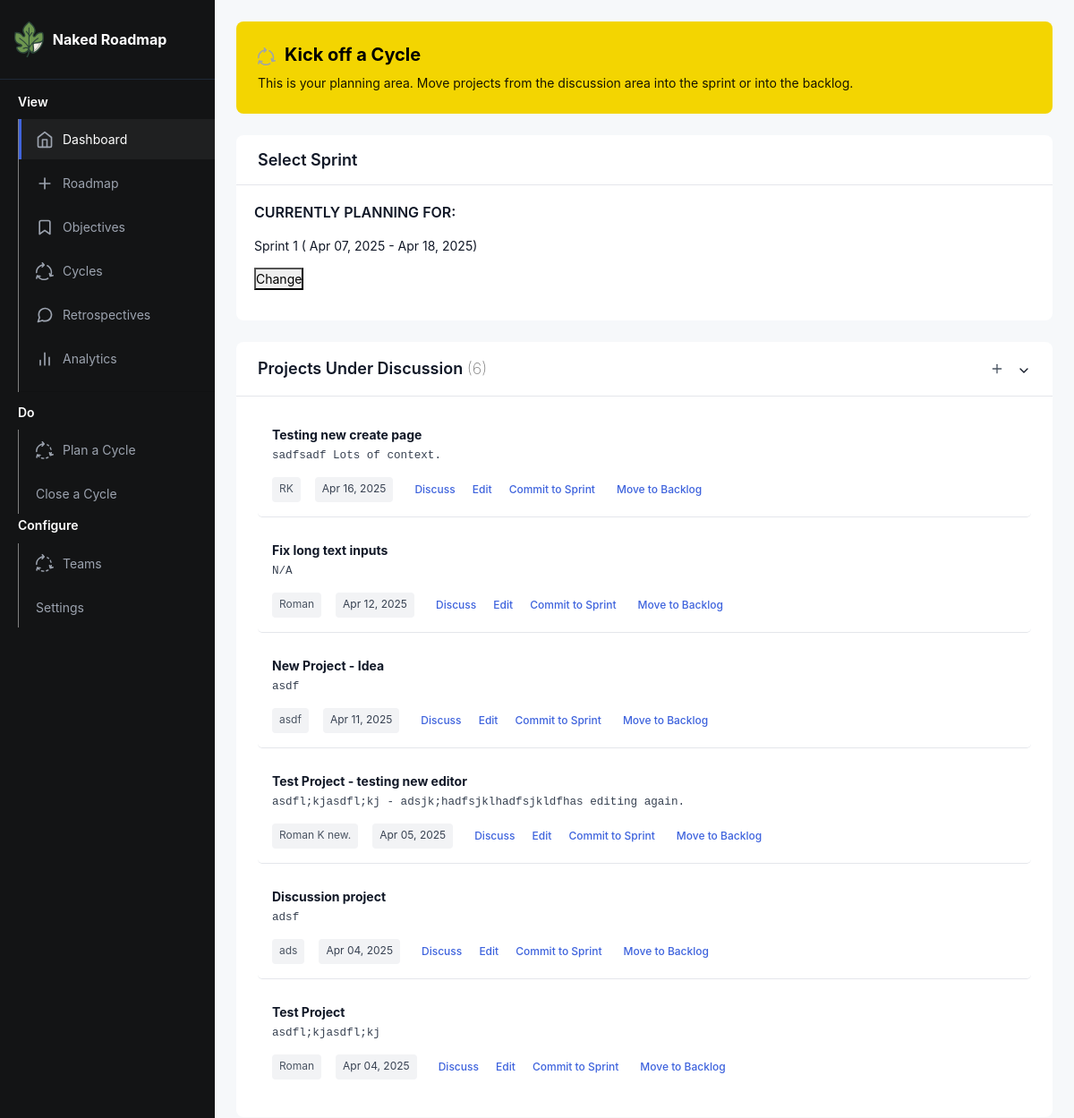
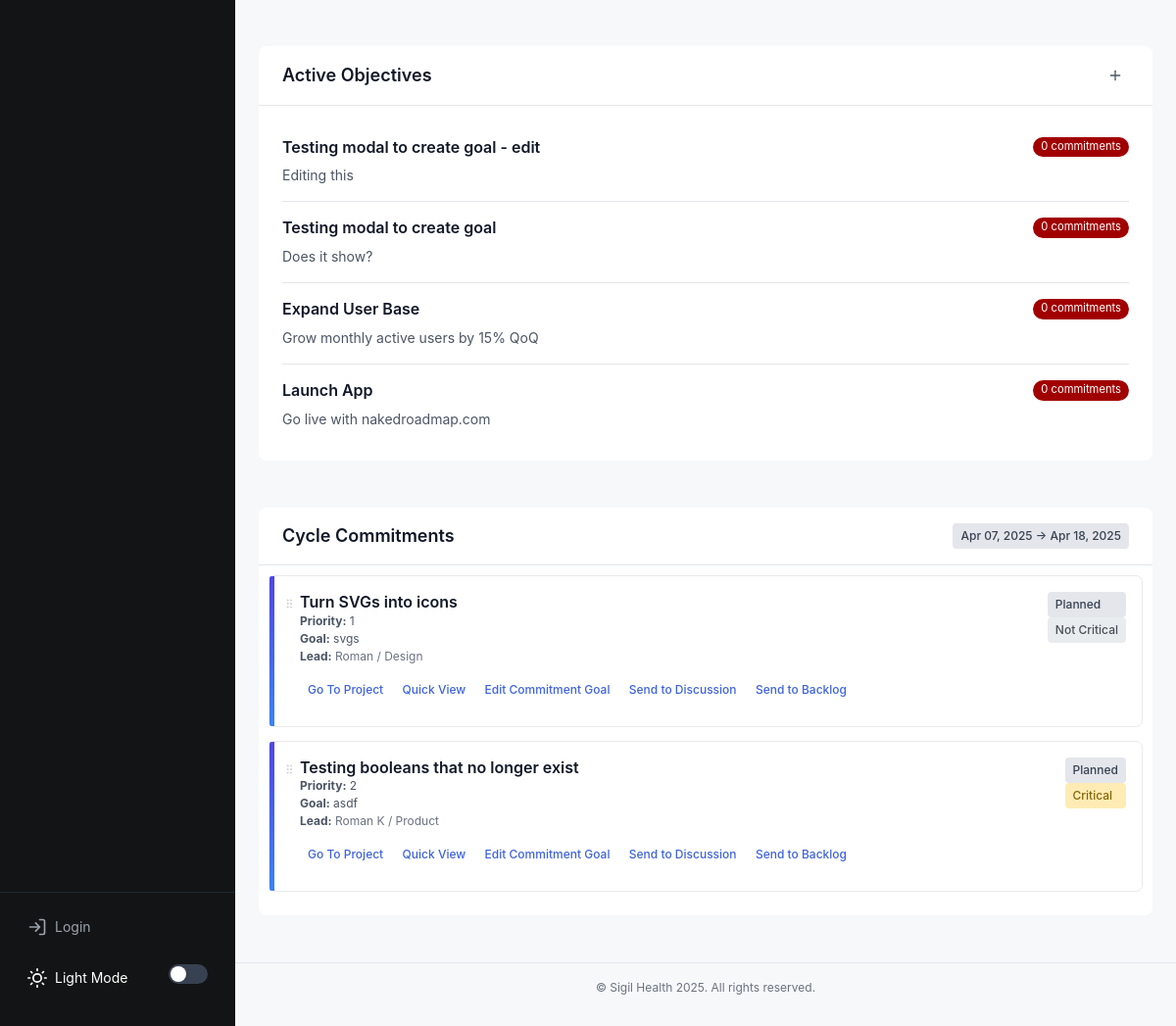
Screenshot of /planning/cycle/2 with the database file from the repository (2 pictures, top to bottom).
### app/models.py (models this page shows, shortened)
class Sprint(db.Model):
    id: so.Mapped[int] = so.mapped_column(primary_key=True)
    created: so.Mapped[datetime] = so.mapped_column(index=True, default=lambda: datetime.now(timezone.utc))
    title: so.Mapped[str] = so.mapped_column(sa.TEXT())
    date_start: so.Mapped[date] = so.mapped_column(index=True)
    date_end: so.Mapped[date] = so.mapped_column(index=True)
    goals: so.Mapped[str] = so.mapped_column(sa.TEXT(), nullable=True)
    status: so.Mapped[str] = so.mapped_column(sa.TEXT(), nullable=True)

class Project(db.Model):
    __tablename__ = "project"
    id: so.Mapped[int] = so.mapped_column(primary_key=True)
    name: so.Mapped[str] = so.mapped_column(sa.TEXT())
    created: so.Mapped[datetime] = so.mapped_column(index=True, default=lambda: datetime.now(timezone.utc))
    dri: so.Mapped[str] = so.mapped_column(sa.TEXT())
    team: so.Mapped[str] = so.mapped_column(sa.TEXT())
    context: so.Mapped[str] = so.mapped_column(sa.TEXT())
    why: so.Mapped[str] = so.mapped_column(sa.TEXT())
    requirements: so.Mapped[str] = so.mapped_column(sa.TEXT())
    launch: so.Mapped[str] = so.mapped_column(sa.TEXT())
    location: so.Mapped[str] = so.mapped_column(sa.TEXT(),  nullable=True, default="discussion")
    type: so.Mapped[str] = so.mapped_column(sa.TEXT(), nullable=True)
    status: so.Mapped[str] = so.mapped_column(sa.TEXT(), nullable=True, default="Active")
    objective_id = db.Column(db.Integer, db.ForeignKey('goal.id'), nullable=True)
    objective = db.relationship('Goal', backref=db.backref('projects', lazy='dynamic'))

class Goal(db.Model):
    __tablename__ = "goal"
    id: so.Mapped[int] = so.mapped_column(primary_key=True)
    created: so.Mapped[datetime] = so.mapped_column(index=True, default=lambda: datetime.now(timezone.utc))
    title: so.Mapped[str] = so.mapped_column(sa.TEXT())
    requested_by: so.Mapped[str] = so.mapped_column(sa.TEXT())
    details: so.Mapped[str] = so.mapped_column(sa.TEXT())
    user_id: so.Mapped[int] = so.mapped_column(sa.ForeignKey(User.id), index=True)
    status: so.Mapped[str] = so.mapped_column(sa.TEXT(), nullable=True, default="Active")
    completed: so.Mapped[datetime] = so.mapped_column(nullable=True)

class SprintProjectMap(db.Model):
    id: so.Mapped[int] = so.mapped_column(primary_key=True)
    added: so.Mapped[datetime] = so.mapped_column(index=True, default=lambda: datetime.now(timezone.utc))
    sprint_id: so.Mapped[int] = so.mapped_column(sa.ForeignKey(Sprint.id), index=True)
    project_id: so.Mapped[int] = so.mapped_column(sa.ForeignKey(Project.id), index=True)
    goal: so.Mapped[str] = so.mapped_column(sa.TEXT(), nullable=True)
    status: so.Mapped[str] = so.mapped_column(sa.TEXT(), default="Planned")
    order: so.Mapped[int] = so.mapped_column(nullable=True, autoincrement=True)
    project = db.relationship("Project", backref="sprint_mappings")
    sprint = db.relationship("Sprint", backref="project_mappings")
    critical: so.Mapped[bool] = so.mapped_column(default=False, nullable=True)

### app/routes.py (the view)
@app.route('/planning/cycle/<int:sprint_id>', methods=['GET'])
def planningStep2CycleSelected(sprint_id):
    projects = (
        Project.query
        .order_by(Project.created.desc())
        .filter(Project.location == "discussion")
        .all()
    )
    goals = (
        db.session.query(
            Goal,
            func.count(SprintProjectMap.id).label('sprint_project_count')
        )
        .outerjoin(Project, Project.objective_id == Goal.id)
        .outerjoin(SprintProjectMap, (SprintProjectMap.project_id == Project.id) &
                                     (SprintProjectMap.sprint_id == sprint_id))
        .filter(Goal.status == 'Active')
        .group_by(Goal.id)
        .order_by(Goal.created.desc())
        .all()
    )
    selectedsprint = (
        Sprint.query
        .filter(Sprint.id == sprint_id)
        .first()
    )
    sprints = (
        Sprint.query
        .filter(Sprint.status != "Completed")
        .order_by(Sprint.date_start.asc())
        .all()
    )
    sprintlog = (
        SprintProjectMap.query
        .filter(SprintProjectMap.sprint_id == sprint_id)
        .order_by(SprintProjectMap.order.asc())
        .all()
    )
    today = datetime.now()
    return render_template(
        'plan-cycle-2.html',
        title='Plan a Cycle',
        projects=projects,
        goals=goals,
        config=Config,
        sprints=sprints,
        sprintlog=sprintlog,
        datetime=datetime,
        today=today,
        selectedsprint=selectedsprint
    )

### app/routes.py (called while the page is built)
@app.context_processor
def inject_csrf_token():
    return dict(csrf_token=generate_csrf())

### app/templates/plan-cycle-2.html (shortened to what this page needs)
{% extends 'base.html' %}
{% block content %}
<div class="welcome-banner">
  <h2><img src="{{ url_for('static', filename='./icons/cycle.svg')}}" style="max-height:20px; margin-right:10px;">Kick off a Cycle</h2>
  <p>This is your planning area. Move projects from the discussion area into the sprint or into the backlog.</p>
</div>
<section class="section cycle-section">
  <div class="section-header collapsible-header" onclick="toggleCycleSection()">
    <h3>Select Sprint</h3>
  </div>
  <div style="padding:20px;">
    <h4>CURRENTLY PLANNING FOR:</h4>
    <p>{{ selectedsprint.title }} ( {{selectedsprint.date_start.strftime('%b %d, %Y')}} - {{selectedsprint.date_end.strftime('%b %d, %Y')}})</p>
    <p><button id="toggleSelectSprint">Change</button>
    </p>
  </div>
</section>
<section class="two-column-section">
  <section class="section discussion-section column-wide section">
    <div class="section-header collapsible-header" onclick="toggleDiscussionSection()">
      <h3>Projects Under Discussion <span style="color:gray; font-weight:200;">({{ projects|selectattr('location', '==', "discussion")|list|length }})</span></h3>
      <div class="header-actions">
        <a href="{{ url_for('createProject') }}" class="btn-icon" title="Add new Goal">
          <svg width="16" height="16" viewBox="0 0 24 24" fill="none" stroke="currentColor" stroke-width="2" stroke-linecap="round" stroke-linejoin="round">
            <line x1="12" y1="5" x2="12" y2="19"></line>
            <line x1="5" y1="12" x2="19" y2="12"></line>
          </svg>
        </a>
        <span class="collapse-icon">
          <svg width="16" height="16" viewBox="0 0 24 24" fill="none" stroke="currentColor" stroke-width="2" stroke-linecap="round" stroke-linejoin="round">
            <polyline points="6 9 12 15 18 9"></polyline>
          </svg>
        </span>
      </div>
    </div>
    <div class="discussion-list" id="discussion-list">
      {% for project in projects|selectattr('location', '==', "discussion")|list %}
      <div class="discussion-item" data-project-id="{{ project.id }}">
        <p><strong>{{ project.name }}</strong><br>
          <span class="discussion-details">{{ project.context }}</span>
        </p>
        <div class="discussion-actions">
          <span class="requester date-badge">{{ project.dri }}</span> <span class="date-badge">{{ project.created.strftime('%b %d, %Y') }}</span>
          <button class="btn-text discuss-btn" data-project-id="{{ project.id }}">Discuss</button>
          <a href="{{ url_for('edit', project_id=project.id) }}" class="btn-icon" title="Edit project"><button class="btn-text">Edit</button></a>
          <button class="btn-text add-to-cycle-btn" data-project-id="{{ project.id }}">Commit to Sprint</button>
          <button class="btn-text move-to-backlog-btn" data-project-id="{{ project.id }}">Move to Backlog</button>
        </div>
      </div>
      {% endfor %}
    </div>
  </section>
  <section class="section discussion-section column-narrow section">
    <div class="section-header">
      <h3>Active Objectives</h3>
      <a href="{{ url_for('createGoal') }}" class="btn-icon" title="Add new Goal">
        <svg width="16" height="16" viewBox="0 0 24 24" fill="none" stroke="currentColor" stroke-width="2" stroke-linecap="round" stroke-linejoin="round">
          <line x1="12" y1="5" x2="12" y2="19"></line>
          <line x1="5" y1="12" x2="19" y2="12"></line>
        </svg>
      </a>
    </div>
    <div class="goals-list">
    {% for goal_data in goals %}
    <div class="goal-item">
      <h4 style="display:flex; justify-content: space-between;">
        {{ goal_data.Goal.title }}
        <span class='project-count-badge {% if goal_data.sprint_project_count == 0 %}' style='background-color:#a10000; color:white;{% endif %}'>
          {{ goal_data.sprint_project_count }} commitment{% if goal_data.sprint_project_count != 1 %}s{% endif %}
        </span>
      </h4>
      <p>{{ goal_data.Goal.details }}</p>
    </div>
    {% endfor %}
  </div>
  </section>
</section>
<section>
  <div class="section">
    <div class="section-header">
      <h3>Cycle Commitments</h3>
      <span class="status-badge status-planned">
        {% if sprints|length > 0 %}
        {{ sprints[0].date_start.strftime('%b %d, %Y') }} &rarr; {{ sprints[0].date_end.strftime('%b %d, %Y') }}
        {% endif %}
      </span>
    </div>
    <div class="sprint-projects sortable-projects" id="sortable-projects">
      {% for entry in sprintlog %}
      {% set project = entry.project %}
      <div class="project-item" data-id="{{ entry.id }}" data-project-id="{{ project.id }}" data-order="{{ entry.order }}" style="display:flex; flex-direction: row;">
        <div class="project-handle" style="flex-shrink:1; text-align:center;">
          <span class="drag-handle">
          </span>
        </div>
        <div class="project-body" style="flex-grow:12;">
          <div class="project-header">
            <h4>
              {{ project.name }}
            </h4>
          </div>
          <div class="project-meta">
            <p><strong>Priority:</strong> {{ entry.order }}<br>
              <strong>Goal:</strong> {{ entry.goal }}
              <br><strong>Lead:</strong> <span class="project-team">{{ project.dri }} / {{ project.team }}</span>
            </p>
            <div class="commitments-actions">
              <a href="{{ url_for('project', project_id=project.id) }}"><button class="btn-text">Go To Project</button></a>
              <button class="btn-text quickview-btn" data-project-id="{{ project.id }}">Quick View</button>
              <button class="btn-text edit-goal-btn" data-project-id="{{ project.id }}" data-sprint-project-id="{{ entry.id }}" data-goal="{{ entry.goal }}">Edit Commitment Goal</button>
              <button class="btn-text move-to-discussion-btn" data-project-id="{{ project.id }}">Send to Discussion</button>
              <button class="btn-text move-to-backlog-btn" data-project-id="{{ project.id }}">Send to Backlog</button>
            </div>
          </div>
        </div>
        <div class="project-status" style="display:flex; flex-direction:column; flex-shrink:1;">
            <span class="status-badge
            {% if entry.status == 'In Progress' %}status-in-progress
            {% elif entry.status == 'Done' %}status-complete
            {% elif entry.status == 'Blocked' %}status-blocked
            {% else %}status-planned{% endif %}">
              {{ entry.status|default('Planned') }}
            </span>
            {% if entry.critical %}
            <span class="status-badge critical" data-id="{{ entry.id }}" title="Toggle critical status">Critical</span>
            {% else %}
            <span class="status-badge not-critical" data-id="{{ entry.id }}" title="Toggle critical status">Not Critical</span>
            {% endif %}
        </div>
      </div>
      {% endfor %}
    </div>
</section>
{% endblock %}

### rows the page displays
Sprint: title "Sprint 1", date_start "Apr 07, 2025", date_end "Apr 18, 2025"
Project: name "Testing new create page", context "sadfsadf Lots of context.", dri "RK", created "Apr 16, 2025"
Project: name "Fix long text inputs", context "N/A", dri "Roman", created "Apr 12, 2025"
Project: name "New Project - Idea", context "asdf", dri "asdf", created "Apr 11, 2025"
Project: name "Test Project - testing new editor", context "asdfl;kjasdfl;kj - adsjk;hadfsjklhadfsjkldfhas editing again.", dri "Roman K new.", created "Apr 05, 2025"
Project: name "Discussion project", context "adsf", dri "ads", created "Apr 04, 2025"
Project: name "Test Project", context "asdfl;kjasdfl;kj", dri "Roman", created "Apr 04, 2025"
Goal: Goal "Testing modal to create goal - edit", sprint_project_count "0", Goal.details "Editing this"
Goal: Goal "Testing modal to create goal", sprint_project_count "0", Goal.details "Does it show?"
Goal: Goal "Expand User Base", sprint_project_count "0", Goal.details "Grow monthly active users by 15% QoQ"
Goal: Goal "Launch App", sprint_project_count "0", Goal.details "Go live with nakedroadmap.com"
SprintProjectMap: order "1", goal "svgs", status "Planned"
Project: name "Turn SVGs into icons", dri "Roman", team "Design"
SprintProjectMap: order "2", goal "asdf", status "Planned"
Project: name "Testing booleans that no longer exist", dri "Roman K", team "Product"

### other values shown
{{ projects|selectattr('location', '==', "discussion")|list|length }} "6"
{{ config.company_name }} "Sigil Health"
